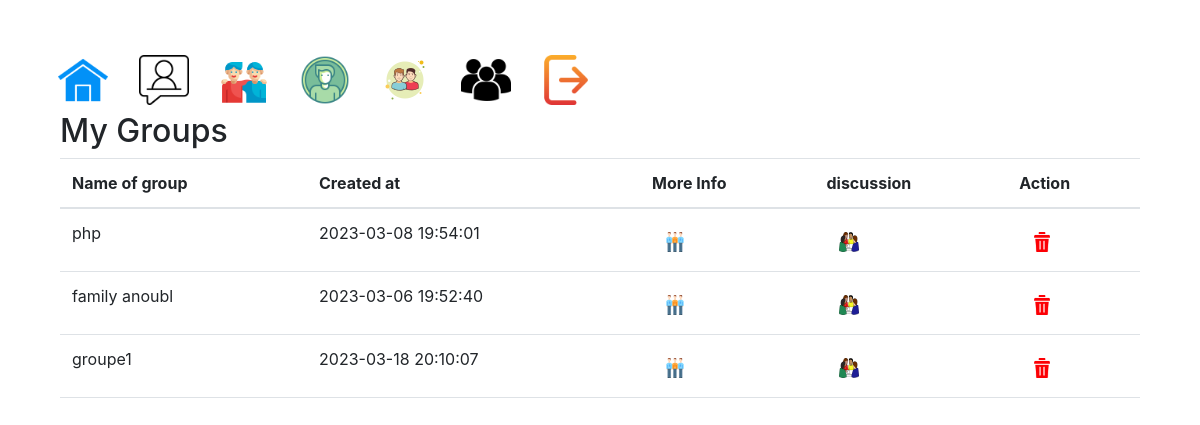
Page /controller/mygroup.php (signed in) on the committed database.
### tables this page shows
CREATE TABLE IF NOT EXISTS `groupe` (
  `id` int(11) NOT NULL AUTO_INCREMENT,
  `user_id` int(11) DEFAULT NULL,
  `date_group` timestamp NULL DEFAULT NULL,
  `name` varchar(50) NOT NULL,
  `etat` int(11) NOT NULL DEFAULT '0',
  PRIMARY KEY (`id`),
  KEY `user_id` (`user_id`)
);

### controller/mygroup.php (called while the page is built, shortened)
<?php
$id=$_SESSION['id'];
require "../views/nav.php";
require "../models/users.php";
$user=new users();
$title="My Groups";
$row=$user-> name_group($id);
require "../views/mygroup.php";
?>

### models/users.php (called while the page is built, shortened)
<?php
class users extends connection
{
public function name_group($id)
{
$con=$this->connections();
$sql="SELECT * FROM `groupe` WHERE user_id='$id'";
$result=$con->query($sql);
return  $result->fetchall();
}
}
?>

### views/mygroup.php (the view, shortened to what this page needs)
<!DOCTYPE html>
<html lang="en">
<head>
    <link rel="stylesheet" href="https://cdn.jsdelivr.net/npm/bootstrap@4.0.0/dist/css/bootstrap.min.css">
</head>
<body>
    <div class="container">
        <h2><?php echo $title;  ?></h2>
        <table class="table">
            <thead>
            <th>Name of group</th>
             <th>Created at</th>
             <th>More Info</th>
             <th>discussion</th>
             <th>Action</th>
            </thead>
            <tbody>
                <?php foreach ($row as $row)
                {
                       ?>
                       <tr>
                     <td><?php echo $row['name'];  ?></td>
                     <td><?php echo $row['date_group'];  ?></td>
                     <td>
                    <a class="btn" href="../controller/membre.php?name=<?php echo $row['name'];  ?>">
                        <img width="20" height="20" src="../image/membre-de-lequipe.png" alt="">
                    </a>
                     </td>
                     <td>
                     <a class="btn" href="../controller/disscusion.php?name=<?php echo $row['name'];  ?>">
                        <img width="20" height="20" src="../image/discussion.png" alt="">
                    </a>
                     </td>
                     <td>
                        <a class=" btn" href="../controller/delete_group.php?name=<?php echo $row['name']; ?> ">
                            <img width="20" height="20" src="../image/delete.png" alt="" srcset="">
                        </a>
                     </td>
              <?php  }
                 ?>
                     </tr>
            </tbody>
        </table>
    </div>
</body>
</html>

### views/nav.php (style rules this page uses)
body { background-color: rgb(97, 80, 199); }

### rows in the picture
groupe: name "php", date_group "2023-03-08 19:54:01"
groupe: name "family anoubl", date_group "2023-03-06 19:52:40"
groupe: name "groupe1", date_group "2023-03-18 20:10:07"

### other values in the picture
$title "My Groups"
